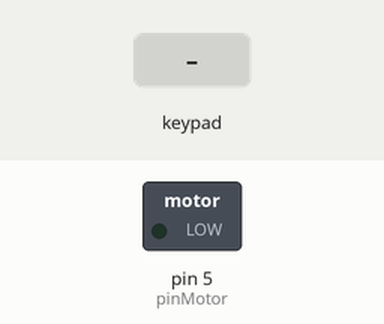
Bench run of a sketch on a simulated Arduino Uno, built with avr-gcc and run on an emulated ATmega328P. On the bench: switched loads named in the sketch (green lamp = pin HIGH). The test bench sets the inputs (shaded band).

Above: at 1.2 s.
1.3 s: key 'l' pressed
At 2.4 s:
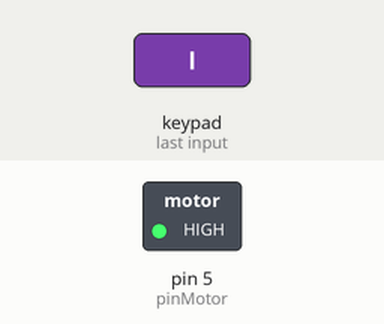
Timing chart, 0 to 12.8 s (numbered marks = the images above; inputs shaded):
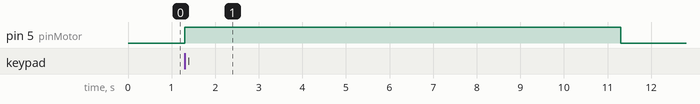

The sketch:

Examen2.ino
```cpp
#include <Keypad.h>
#include <LiquidCrystal.h>

int pinMotor = 5;
char tecla1 = 'l';
char tecla2 = 'i';
char tecla3 = 'y';
char tecla;

char keys[5][5] = {
  {'a', 'b','c','d','e'},
  {'f', 'g','h','i','j'},
  {'k', 'l','m','n','o'},
  {'p', 'q','r','s','t'},
  {'u', 'v','w','x','y'}
};

byte pinesFilas[5] = {14,15,16,17,18};
byte pinesColumnas[5] = {2,3,4,12,13};

Keypad teclado = Keypad(makeKeymap(keys), pinesFilas, pinesColumnas, 5, 5);
LiquidCrystal lcd(6,7,8,9,10,11);

void setup(){
  pinMode(pinMotor, OUTPUT);
}

void loop(){
  tecla = teclado.getKey();
  if(tecla == tecla1){
    digitalWrite(pinMotor, HIGH);
    delay(10000);
    digitalWrite(pinMotor, LOW);
  }else if(tecla == tecla2){
    lcd.setCursor(0,0);
    lcd.print("Examen Arduino");
    for (int i =0; i<=16; i++){
      lcd.scrollDisplayRight();
      delay(300);
    }
  }else if(tecla == tecla3){
    lcd.setCursor(0,0);
    lcd.print("Examen Arduino");
    digitalWrite(pinMotor, HIGH);
    delay(5000);
    digitalWrite(pinMotor, LOW);
  }
}
```

Measured:
- after the input at 1.3 s, pin 5 (pinMotor): LOW → HIGH at once, → LOW 10.0 s later
